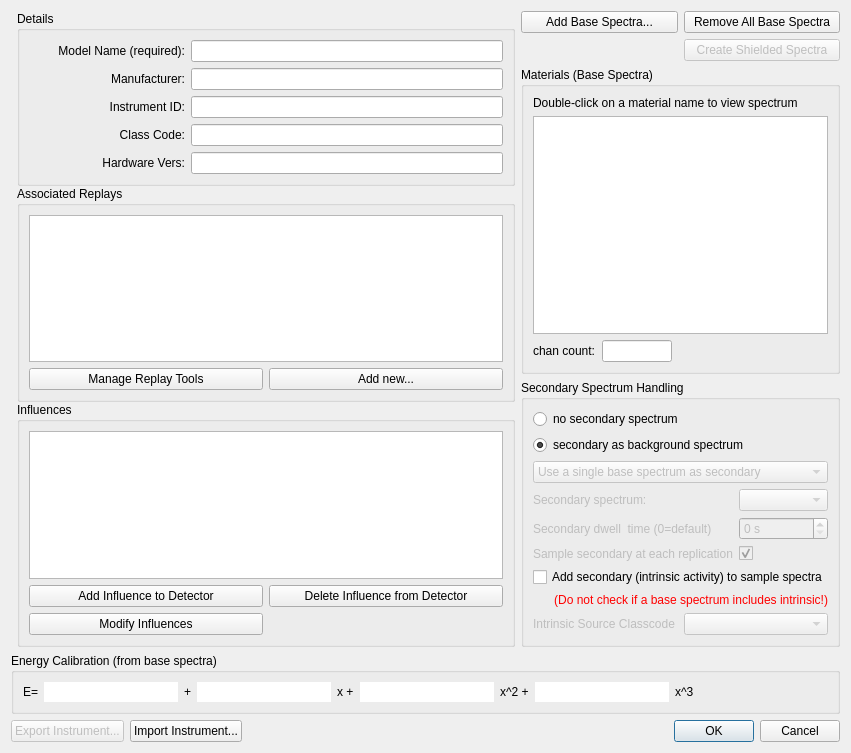
<?xml version="1.0" encoding="UTF-8"?>
<ui version="4.0">
 <class>Dialog</class>
 <widget class="QDialog" name="Dialog">
  <property name="geometry">
   <rect>
    <x>0</x>
    <y>0</y>
    <width>851</width>
    <height>753</height>
   </rect>
  </property>
  <property name="windowTitle">
   <string>Add Instrument</string>
  </property>
  <layout class="QGridLayout" name="gridLayout_2">
   <item row="0" column="2">
    <layout class="QGridLayout" name="gridLayout_5">
     <item row="0" column="1">
      <widget class="QPushButton" name="btnRemoveBaseSpectra">
       <property name="text">
        <string>Remove All Base Spectra</string>
       </property>
      </widget>
     </item>
     <item row="2" column="0" colspan="2">
      <widget class="QGroupBox" name="groupBox">
       <property name="title">
        <string>Materials (Base Spectra)</string>
       </property>
       <layout class="QVBoxLayout" name="verticalLayout_3">
        <item>
         <widget class="QLabel" name="label_6">
          <property name="text">
           <string>Double-click on a material name to view spectrum</string>
          </property>
         </widget>
        </item>
        <item>
         <widget class="QListView" name="lstBaseSpectra"/>
        </item>
        <item>
         <layout class="QHBoxLayout" name="horizontalLayout_5">
          <property name="topMargin">
           <number>0</number>
          </property>
          <item>
           <widget class="QLabel" name="label_5">
            <property name="text">
             <string>chan count:</string>
            </property>
            <property name="buddy">
             <cstring>txtChannelCount</cstring>
            </property>
           </widget>
          </item>
          <item>
           <widget class="QLineEdit" name="txtChannelCount">
            <property name="maximumSize">
             <size>
              <width>70</width>
              <height>16777215</height>
             </size>
            </property>
            <property name="readOnly">
             <bool>true</bool>
            </property>
           </widget>
          </item>
          <item>
           <spacer name="horizontalSpacer_3">
            <property name="orientation">
             <enum>Qt::Orientation::Horizontal</enum>
            </property>
            <property name="sizeHint" stdset="0">
             <size>
              <width>40</width>
              <height>20</height>
             </size>
            </property>
           </spacer>
          </item>
          <item>
           <widget class="QLabel" name="neutrons_label">
            <property name="enabled">
             <bool>true</bool>
            </property>
            <property name="text">
             <string/>
            </property>
           </widget>
          </item>
         </layout>
        </item>
       </layout>
      </widget>
     </item>
     <item row="3" column="0" colspan="2">
      <widget class="QGroupBox" name="includeSecondarySpectrumCheckBox">
       <property name="enabled">
        <bool>true</bool>
       </property>
       <property name="sizePolicy">
        <sizepolicy hsizetype="Preferred" vsizetype="Minimum">
         <horstretch>0</horstretch>
         <verstretch>0</verstretch>
        </sizepolicy>
       </property>
       <property name="title">
        <string>Secondary Spectrum Handling</string>
       </property>
       <property name="flat">
        <bool>false</bool>
       </property>
       <property name="checkable">
        <bool>false</bool>
       </property>
       <layout class="QVBoxLayout" name="verticalLayout_2">
        <item>
         <widget class="QRadioButton" name="noSecondaryRadio">
          <property name="text">
           <string>no secondary spectrum</string>
          </property>
         </widget>
        </item>
        <item>
         <widget class="QRadioButton" name="secondaryIsBackgroundRadio">
          <property name="enabled">
           <bool>true</bool>
          </property>
          <property name="sizePolicy">
           <sizepolicy hsizetype="Minimum" vsizetype="Minimum">
            <horstretch>0</horstretch>
            <verstretch>0</verstretch>
           </sizepolicy>
          </property>
          <property name="text">
           <string>secondary as background spectrum</string>
          </property>
          <property name="checked">
           <bool>true</bool>
          </property>
         </widget>
        </item>
        <item>
         <widget class="QComboBox" name="combo_typesecondary">
          <property name="enabled">
           <bool>false</bool>
          </property>
          <property name="toolTip">
           <string>Select one of the base spectra to be the secondary for all created spectra;
Set the secondary automatically based on the backgrounds defined in a scenario;
Use the secondary spectrum built into the base spectrum as is (not recommended!)</string>
          </property>
          <item>
           <property name="text">
            <string>Use a single base spectrum as secondary</string>
           </property>
          </item>
          <item>
           <property name="text">
            <string>Use background from scenarios as secondary</string>
           </property>
          </item>
          <item>
           <property name="text">
            <string>Use secondary defined in base spectra files</string>
           </property>
          </item>
         </widget>
        </item>
        <item>
         <layout class="QFormLayout" name="formLayout">
          <item row="0" column="0">
           <widget class="QLabel" name="label_basesecondary">
            <property name="enabled">
             <bool>false</bool>
            </property>
            <property name="text">
             <string>Secondary spectrum:</string>
            </property>
           </widget>
          </item>
          <item row="0" column="1">
           <widget class="QComboBox" name="combo_basesecondary">
            <property name="enabled">
             <bool>false</bool>
            </property>
           </widget>
          </item>
          <item row="1" column="0">
           <widget class="QLabel" name="label_secondarydwell">
            <property name="enabled">
             <bool>false</bool>
            </property>
            <property name="text">
             <string>Secondary dwell  time (0=default)</string>
            </property>
           </widget>
          </item>
          <item row="1" column="1">
           <widget class="QSpinBox" name="spinBox_secondarydwell">
            <property name="enabled">
             <bool>false</bool>
            </property>
            <property name="suffix">
             <string> s</string>
            </property>
            <property name="maximum">
             <number>9999</number>
            </property>
           </widget>
          </item>
          <item row="2" column="1">
           <widget class="QCheckBox" name="cb_resample">
            <property name="enabled">
             <bool>false</bool>
            </property>
            <property name="toolTip">
             <string>If checked, the background spectrum provided as secondary to the instrument is resampled at each replication in each scenario</string>
            </property>
            <property name="layoutDirection">
             <enum>Qt::LayoutDirection::LeftToRight</enum>
            </property>
            <property name="text">
             <string/>
            </property>
            <property name="checked">
             <bool>true</bool>
            </property>
           </widget>
          </item>
          <item row="2" column="0">
           <widget class="QLabel" name="label_resample">
            <property name="enabled">
             <bool>false</bool>
            </property>
            <property name="toolTip">
             <string>If checked, the background spectrum provided as secondary to the instrument is resampled at each replication in each scenario</string>
            </property>
            <property name="text">
             <string>Sample secondary at each replication</string>
            </property>
           </widget>
          </item>
         </layout>
        </item>
        <item>
         <widget class="QCheckBox" name="checkAddIntrinsic">
          <property name="text">
           <string>Add secondary (intrinsic activity) to sample spectra</string>
          </property>
         </widget>
        </item>
        <item>
         <widget class="QLabel" name="label_intrinsicWarning">
          <property name="enabled">
           <bool>true</bool>
          </property>
          <property name="styleSheet">
           <string notr="true">color: red</string>
          </property>
          <property name="text">
           <string>(Do not check if a base spectrum includes intrinsic!)</string>
          </property>
          <property name="alignment">
           <set>Qt::AlignmentFlag::AlignRight|Qt::AlignmentFlag::AlignTrailing|Qt::AlignmentFlag::AlignVCenter</set>
          </property>
          <property name="indent">
           <number>-1</number>
          </property>
         </widget>
        </item>
        <item>
         <layout class="QHBoxLayout" name="horizontalLayout_7">
          <item>
           <widget class="QLabel" name="label_intrinsicClassCode">
            <property name="enabled">
             <bool>false</bool>
            </property>
            <property name="text">
             <string>Intrinsic Source Classcode</string>
            </property>
           </widget>
          </item>
          <item>
           <widget class="QComboBox" name="combo_selectIntrinsic">
            <property name="enabled">
             <bool>false</bool>
            </property>
            <property name="currentIndex">
             <number>-1</number>
            </property>
           </widget>
          </item>
         </layout>
        </item>
       </layout>
      </widget>
     </item>
     <item row="0" column="0">
      <widget class="QPushButton" name="btnAddBaseSpectra">
       <property name="text">
        <string>Add Base Spectra...</string>
       </property>
      </widget>
     </item>
     <item row="1" column="1">
      <widget class="QPushButton" name="btnCreateShieldSpec">
       <property name="enabled">
        <bool>false</bool>
       </property>
       <property name="text">
        <string>Create Shielded Spectra</string>
       </property>
      </widget>
     </item>
    </layout>
   </item>
   <item row="0" column="1">
    <layout class="QVBoxLayout" name="verticalLayout" stretch="0,0,0">
     <property name="spacing">
      <number>0</number>
     </property>
     <item>
      <widget class="QGroupBox" name="groupBox_3">
       <property name="title">
        <string>Details</string>
       </property>
       <layout class="QGridLayout" name="gridLayout" rowstretch="10,0,0,0,0" columnstretch="0,0,0,0">
        <item row="0" column="2" colspan="2">
         <widget class="QLineEdit" name="txtDetector"/>
        </item>
        <item row="3" column="0">
         <widget class="QLabel" name="label_11">
          <property name="text">
           <string>Class Code:</string>
          </property>
          <property name="alignment">
           <set>Qt::AlignmentFlag::AlignRight|Qt::AlignmentFlag::AlignTrailing|Qt::AlignmentFlag::AlignVCenter</set>
          </property>
          <property name="buddy">
           <cstring>txtClassCode</cstring>
          </property>
         </widget>
        </item>
        <item row="2" column="0">
         <widget class="QLabel" name="label_10">
          <property name="text">
           <string>Instrument ID:</string>
          </property>
          <property name="alignment">
           <set>Qt::AlignmentFlag::AlignRight|Qt::AlignmentFlag::AlignTrailing|Qt::AlignmentFlag::AlignVCenter</set>
          </property>
          <property name="buddy">
           <cstring>txtInstrumentId</cstring>
          </property>
         </widget>
        </item>
        <item row="0" column="0">
         <widget class="QLabel" name="label_7">
          <property name="text">
           <string>Model Name (required):</string>
          </property>
          <property name="alignment">
           <set>Qt::AlignmentFlag::AlignRight|Qt::AlignmentFlag::AlignTrailing|Qt::AlignmentFlag::AlignVCenter</set>
          </property>
          <property name="buddy">
           <cstring>txtDetector</cstring>
          </property>
         </widget>
        </item>
        <item row="4" column="2" colspan="2">
         <widget class="QLineEdit" name="txtHardwareVersion"/>
        </item>
        <item row="2" column="2" colspan="2">
         <widget class="QLineEdit" name="txtInstrumentId"/>
        </item>
        <item row="3" column="2" colspan="2">
         <widget class="QLineEdit" name="txtClassCode"/>
        </item>
        <item row="4" column="0">
         <widget class="QLabel" name="label_12">
          <property name="text">
           <string>Hardware Vers:</string>
          </property>
          <property name="alignment">
           <set>Qt::AlignmentFlag::AlignRight|Qt::AlignmentFlag::AlignTrailing|Qt::AlignmentFlag::AlignVCenter</set>
          </property>
          <property name="buddy">
           <cstring>txtHardwareVersion</cstring>
          </property>
         </widget>
        </item>
        <item row="1" column="0">
         <widget class="QLabel" name="label_9">
          <property name="text">
           <string>Manufacturer:</string>
          </property>
          <property name="alignment">
           <set>Qt::AlignmentFlag::AlignRight|Qt::AlignmentFlag::AlignTrailing|Qt::AlignmentFlag::AlignVCenter</set>
          </property>
          <property name="buddy">
           <cstring>txtManufacturer</cstring>
          </property>
         </widget>
        </item>
        <item row="1" column="2" colspan="2">
         <widget class="QLineEdit" name="txtManufacturer"/>
        </item>
       </layout>
      </widget>
     </item>
     <item>
      <widget class="QGroupBox" name="groupBox_4">
       <property name="minimumSize">
        <size>
         <width>0</width>
         <height>200</height>
        </size>
       </property>
       <property name="title">
        <string>Associated Replays</string>
       </property>
       <layout class="QVBoxLayout" name="verticalLayout_4">
        <item>
         <widget class="QTableView" name="tblViewReplay">
          <property name="minimumSize">
           <size>
            <width>0</width>
            <height>0</height>
           </size>
          </property>
          <attribute name="horizontalHeaderStretchLastSection">
           <bool>true</bool>
          </attribute>
         </widget>
        </item>
        <item>
         <layout class="QHBoxLayout" name="horizontalLayout_2">
          <property name="topMargin">
           <number>0</number>
          </property>
          <item>
           <widget class="QPushButton" name="manageReplays">
            <property name="text">
             <string>Manage Replay Tools</string>
            </property>
           </widget>
          </item>
          <item>
           <widget class="QPushButton" name="btnNewReplay">
            <property name="text">
             <string>Add new...</string>
            </property>
           </widget>
          </item>
         </layout>
        </item>
       </layout>
      </widget>
     </item>
     <item>
      <widget class="QGroupBox" name="groupBox_2">
       <property name="title">
        <string>Influences</string>
       </property>
       <layout class="QGridLayout" name="gridLayout_3">
        <item row="2" column="0">
         <widget class="QPushButton" name="btnAddInfluences">
          <property name="text">
           <string>Add Influence to Detector</string>
          </property>
         </widget>
        </item>
        <item row="1" column="0" colspan="2">
         <widget class="QListView" name="listInfluences">
          <property name="batchSize">
           <number>100</number>
          </property>
         </widget>
        </item>
        <item row="4" column="0">
         <widget class="QPushButton" name="btnModifyInfluences">
          <property name="text">
           <string>Modify Influences</string>
          </property>
         </widget>
        </item>
        <item row="2" column="1">
         <widget class="QPushButton" name="btnDeleteInfluences">
          <property name="text">
           <string>Delete Influence from Detector</string>
          </property>
         </widget>
        </item>
       </layout>
      </widget>
     </item>
    </layout>
   </item>
   <item row="3" column="0" colspan="3">
    <layout class="QHBoxLayout" name="horizontalLayout">
     <item>
      <widget class="QPushButton" name="btnExportDetector">
       <property name="enabled">
        <bool>false</bool>
       </property>
       <property name="text">
        <string>Export Instrument...</string>
       </property>
      </widget>
     </item>
     <item>
      <widget class="QPushButton" name="btnImportDetector">
       <property name="enabled">
        <bool>true</bool>
       </property>
       <property name="text">
        <string>Import Instrument...</string>
       </property>
      </widget>
     </item>
     <item>
      <spacer name="horizontalSpacer_2">
       <property name="orientation">
        <enum>Qt::Orientation::Horizontal</enum>
       </property>
       <property name="sizeHint" stdset="0">
        <size>
         <width>40</width>
         <height>20</height>
        </size>
       </property>
      </spacer>
     </item>
     <item>
      <widget class="QDialogButtonBox" name="buttonBox">
       <property name="standardButtons">
        <set>QDialogButtonBox::StandardButton::Cancel|QDialogButtonBox::StandardButton::Ok</set>
       </property>
      </widget>
     </item>
    </layout>
   </item>
   <item row="1" column="0" rowspan="2" colspan="3">
    <widget class="QGroupBox" name="groupBox_5">
     <property name="sizePolicy">
      <sizepolicy hsizetype="Expanding" vsizetype="Expanding">
       <horstretch>0</horstretch>
       <verstretch>0</verstretch>
      </sizepolicy>
     </property>
     <property name="minimumSize">
      <size>
       <width>0</width>
       <height>0</height>
      </size>
     </property>
     <property name="title">
      <string>Energy Calibration (from base spectra)</string>
     </property>
     <layout class="QHBoxLayout" name="horizontalLayout_4">
      <item>
       <widget class="QLabel" name="label_2">
        <property name="text">
         <string>E=</string>
        </property>
        <property name="buddy">
         <cstring>txtEcal1</cstring>
        </property>
       </widget>
      </item>
      <item>
       <widget class="QLineEdit" name="txtEcal0">
        <property name="frame">
         <bool>false</bool>
        </property>
        <property name="alignment">
         <set>Qt::AlignmentFlag::AlignCenter</set>
        </property>
        <property name="readOnly">
         <bool>true</bool>
        </property>
       </widget>
      </item>
      <item>
       <widget class="QLabel" name="label_3">
        <property name="text">
         <string>+</string>
        </property>
        <property name="buddy">
         <cstring>txtEcal2</cstring>
        </property>
       </widget>
      </item>
      <item>
       <widget class="QLineEdit" name="txtEcal1">
        <property name="frame">
         <bool>false</bool>
        </property>
        <property name="alignment">
         <set>Qt::AlignmentFlag::AlignCenter</set>
        </property>
        <property name="readOnly">
         <bool>true</bool>
        </property>
       </widget>
      </item>
      <item>
       <widget class="QLabel" name="label_4">
        <property name="text">
         <string>x +</string>
        </property>
        <property name="buddy">
         <cstring>txtEcal3</cstring>
        </property>
       </widget>
      </item>
      <item>
       <widget class="QLineEdit" name="txtEcal2">
        <property name="frame">
         <bool>false</bool>
        </property>
        <property name="alignment">
         <set>Qt::AlignmentFlag::AlignCenter</set>
        </property>
        <property name="readOnly">
         <bool>true</bool>
        </property>
       </widget>
      </item>
      <item>
       <widget class="QLabel" name="label">
        <property name="text">
         <string>x^2 +</string>
        </property>
       </widget>
      </item>
      <item>
       <widget class="QLineEdit" name="txtEcal3">
        <property name="frame">
         <bool>false</bool>
        </property>
        <property name="alignment">
         <set>Qt::AlignmentFlag::AlignCenter</set>
        </property>
        <property name="readOnly">
         <bool>true</bool>
        </property>
       </widget>
      </item>
      <item>
       <widget class="QLabel" name="label_14">
        <property name="text">
         <string>x^3</string>
        </property>
       </widget>
      </item>
      <item>
       <spacer name="horizontalSpacer_4">
        <property name="orientation">
         <enum>Qt::Orientation::Horizontal</enum>
        </property>
        <property name="sizeHint" stdset="0">
         <size>
          <width>40</width>
          <height>20</height>
         </size>
        </property>
       </spacer>
      </item>
     </layout>
    </widget>
   </item>
  </layout>
 </widget>
 <resources/>
 <connections>
  <connection>
   <sender>buttonBox</sender>
   <signal>accepted()</signal>
   <receiver>Dialog</receiver>
   <slot>accept()</slot>
   <hints>
    <hint type="sourcelabel">
     <x>708</x>
     <y>702</y>
    </hint>
    <hint type="destinationlabel">
     <x>420</x>
     <y>365</y>
    </hint>
   </hints>
  </connection>
  <connection>
   <sender>buttonBox</sender>
   <signal>rejected()</signal>
   <receiver>Dialog</receiver>
   <slot>reject()</slot>
   <hints>
    <hint type="sourcelabel">
     <x>708</x>
     <y>702</y>
    </hint>
    <hint type="destinationlabel">
     <x>420</x>
     <y>365</y>
    </hint>
   </hints>
  </connection>
 </connections>
</ui>
